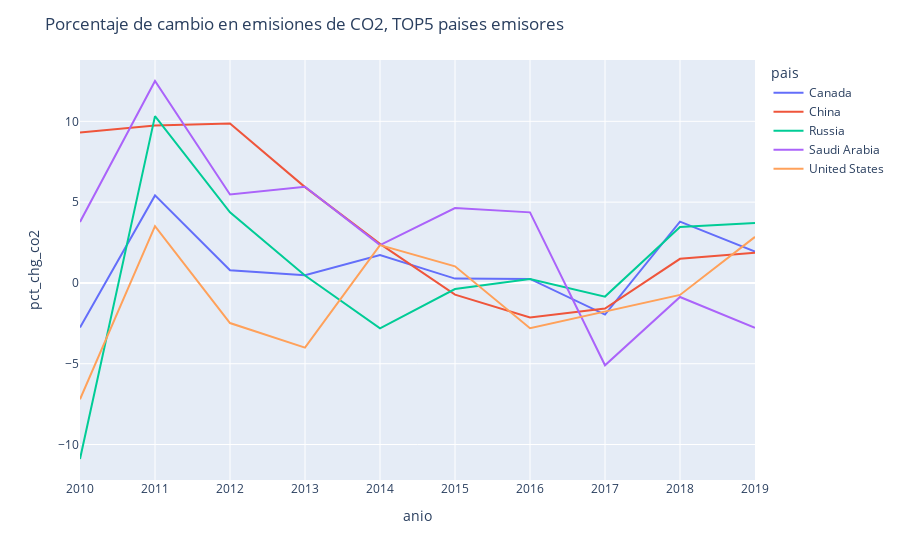

Notebook cell for this chart:
### Code cell
fig = px.line(df_top,x='anio',y='pct_chg_co2',color='pais')
fig.update_layout(title="Porcentaje de cambio en emisiones de CO2, TOP5 paises emisores")
fig.show()

### Figure 1 — Plotly figure (JSON) as saved in the notebook; plotly's stock layout.template omitted (floating-point values rounded to 4 significant figures)
{"data": [{"hovertemplate": "pais=Canada<br>anio=%{x}<br>pct_chg_co2=%{y}<extra></extra>", "legendgroup": "Canada", "line": {"color": "#636efa", "dash": "solid"}, "marker": {"symbol": "circle"}, "mode": "lines", "name": "Canada", "orientation": "v", "showlegend": true, "type": "scatter", "x": [2010, 2011, 2012, 2013, 2014, 2015, 2016, 2017, 2018, 2019], "xaxis": "x", "y": [-2.762, 5.417, 0.7901, 0.4745, 1.725, 0.267, 0.2493, -1.961, 3.79, 1.944], "yaxis": "y"}, {"hovertemplate": "pais=China<br>anio=%{x}<br>pct_chg_co2=%{y}<extra></extra>", "legendgroup": "China", "line": {"color": "#EF553B", "dash": "solid"}, "marker": {"symbol": "circle"}, "mode": "lines", "name": "China", "orientation": "v", "showlegend": true, "type": "scatter", "x": [2010, 2011, 2012, 2013, 2014, 2015, 2016, 2017, 2018, 2019], "xaxis": "x", "y": [9.314, 9.745, 9.872, 5.928, 2.415, -0.7242, -2.132, -1.587, 1.493, 1.861], "yaxis": "y"}, {"hovertemplate": "pais=Russia<br>anio=%{x}<br>pct_chg_co2=%{y}<extra></extra>", "legendgroup": "Russia", "line": {"color": "#00cc96", "dash": "solid"}, "marker": {"symbol": "circle"}, "mode": "lines", "name": "Russia", "orientation": "v", "showlegend": true, "type": "scatter", "x": [2010, 2011, 2012, 2013, 2014, 2015, 2016, 2017, 2018, 2019], "xaxis": "x", "y": [-10.9, 10.32, 4.365, 0.4609, -2.812, -0.3811, 0.239, -0.8461, 3.462, 3.713], "yaxis": "y"}, {"hovertemplate": "pais=Saudi Arabia<br>anio=%{x}<br>pct_chg_co2=%{y}<extra></extra>", "legendgroup": "Saudi Arabia", "line": {"color": "#ab63fa", "dash": "solid"}, "marker": {"symbol": "circle"}, "mode": "lines", "name": "Saudi Arabia", "orientation": "v", "showlegend": true, "type": "scatter", "x": [2010, 2011, 2012, 2013, 2014, 2015, 2016, 2017, 2018, 2019], "xaxis": "x", "y": [3.771, 12.5, 5.477, 5.953, 2.341, 4.637, 4.366, -5.095, -0.8721, -2.78], "yaxis": "y"}, {"hovertemplate": "pais=United States<br>anio=%{x}<br>pct_chg_co2=%{y}<extra></extra>", "legendgroup": "United States", "line": {"color": "#FFA15A", "dash": "solid"}, "marker": {"symbol": "circle"}, "mode": "lines", "name": "United States", "orientation": "v", "showlegend": true, "type": "scatter", "x": [2010, 2011, 2012, 2013, 2014, 2015, 2016, 2017, 2018, 2019], "xaxis": "x", "y": [-7.204, 3.516, -2.484, -4.004, 2.34, 1.027, -2.804, -1.759, -0.7432, 2.848], "yaxis": "y"}], "layout": {"legend": {"title": {"text": "pais"}, "tracegroupgap": 0}, "margin": {"t": 60}, "title": {"text": "Porcentaje de cambio en emisiones de CO2, TOP5 paises emisores"}, "xaxis": {"anchor": "y", "domain": [0, 1], "title": {"text": "anio"}}, "yaxis": {"anchor": "x", "domain": [0, 1], "title": {"text": "pct_chg_co2"}}}}
